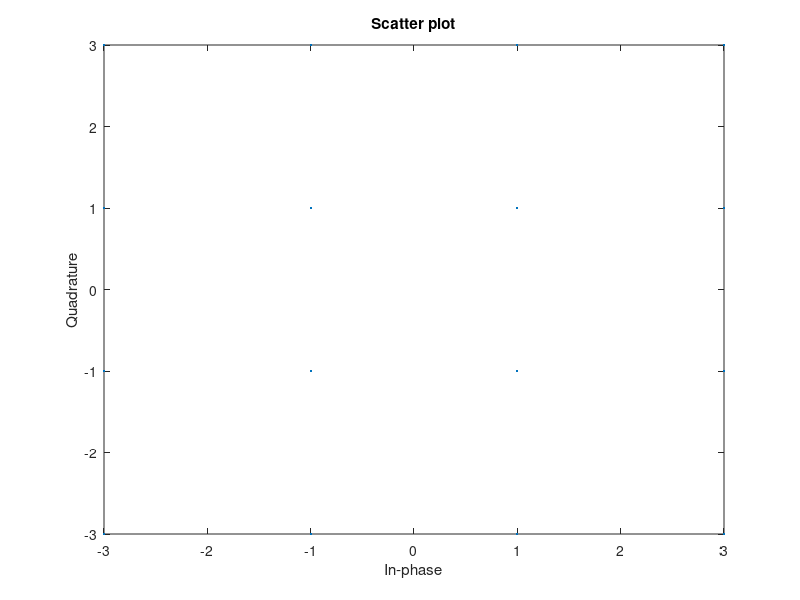
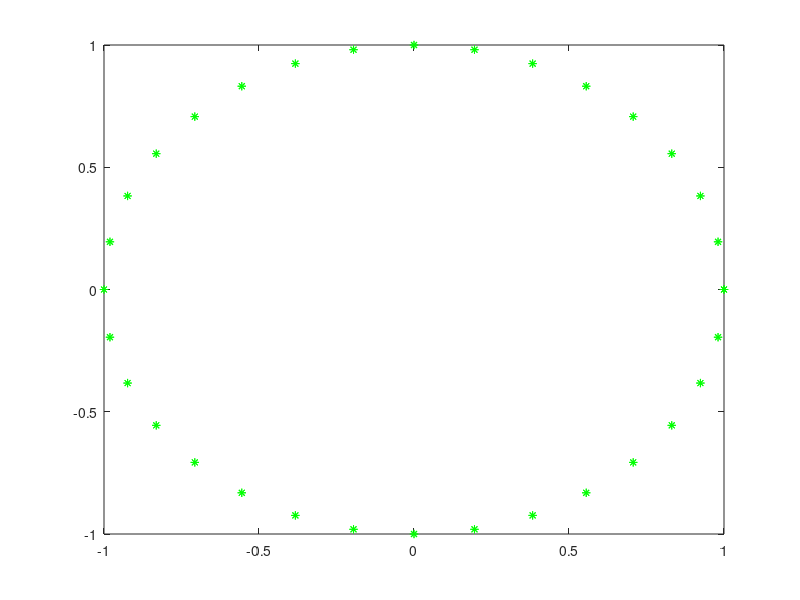

Recreate these plots in MATLAB, in order. (Note: this script raises an error after producing the figures.)
clear, clc, close all
M = 16;
x = (0:M-1)';
y = qammod(x,M);
% hold on
scatterplot(y)

% real(y(1))*imag(y(2))

x = -2*pi:pi/16:2*pi;
z1 = exp(i*x);


real_z1 = real(z1);
imag_z1 = imag(z1);

figure
plot(real_z1,imag_z1,'g*');

a = gca
a.Children.ZData = linspace(0,20,65)